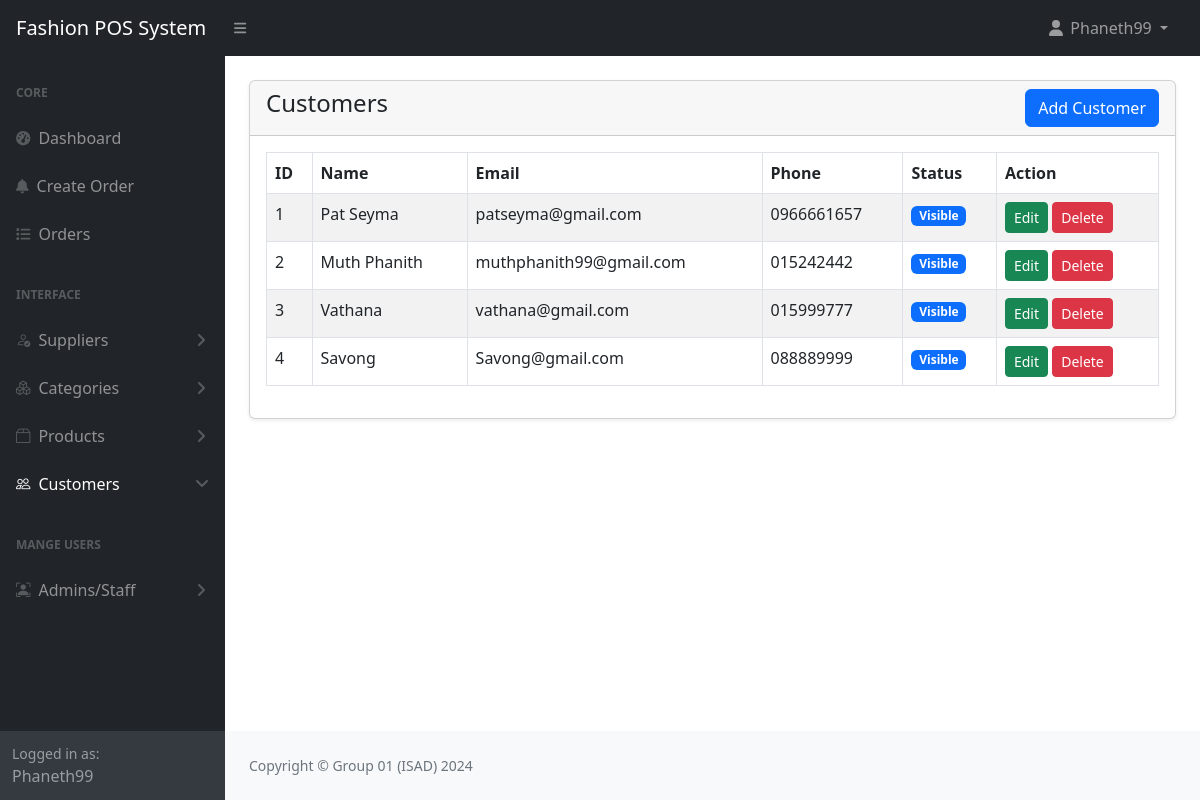
The page /admin/customers.php (signed in) on the database its author committed.
### tables this page shows
CREATE TABLE `customers` (
  `id` int(11) NOT NULL,
  `name` varchar(40) NOT NULL,
  `email` varchar(40) DEFAULT NULL,
  `phone` varchar(40) DEFAULT NULL,
  `status` tinyint(1) NOT NULL DEFAULT 0 COMMENT '0=visible,1=hidden',
  `created_at` date NOT NULL DEFAULT current_timestamp()
);

### config/function.php (called while the page is built, shortened)
<?php
require 'dbcon.php';
function validate($inputData)
{
    global $conn;
    $validateData =  mysqli_real_escape_string($conn, $inputData);
    return trim($validateData);
}
function getAll($tableName, $status = NULL)
{
    global $conn;
    $table = validate($tableName);
    $status = validate($status);
    if ($status == 'status') {
        $query = "SELECT * FROM $table where status='0'";
    } else {
        $query = "SELECT * FROM $table";
    }
    return mysqli_query($conn, $query);
}
?>

### admin/customers.php (the view, shortened to what this page needs)
<?php include('includes/header.php'); ?>
<div class="container-fluid px-4">
    <div class="card mt-4 shadow-sm">
        <div class="card-header">
            <h4 class="mb-0">Customers
                <a href="customers-create.php" class="btn btn-primary float-end">Add Customer</a>
            </h4>
        </div>
        <div class="card-body">
            <?php
            $customer = getAll('customers');
            if (mysqli_num_rows($customer) > 0) {
            ?>
                <div class="table-responsive">
                    <table class="table table-striped table-bordered">
                        <thead>
                            <tr>
                                <th>ID</th>
                                <th>Name</th>
                                <th>Email</th>
                                <th>Phone</th>
                                <th>Status</th>
                                <th>Action</th>
                            </tr>
                        </thead>
                        <tbody>
                            <?php foreach ($customer as $item) : ?>
                                <tr>
                                    <td><?= $item['id'] ?></td>
                                    <td><?= $item['name'] ?></td>
                                    <td><?= $item['email'] ?></td>
                                    <td><?= $item['phone'] ?></td>
                                    <td>
                                        <?php
                                            if($item['status'] == 0){
                                                echo'<span class="badge bg-danger">Hidden</span>';
                                            }else{
                                                echo'<span class="badge bg-primary">Visible</span>';
                                            }
                                        ?>
                                    </td>
                                    <td>
                                        <a href="customers-edit.php?id=<?= $item['id'] ?>" ; class="btn btn-success btn-sm">Edit</a>
                                        <a href="customers-delete.php?id=<?= $item['id'] ?>" ; class="btn btn-danger btn-sm" onclick="return confirm('Are you sure want to delete this image?')">
                                        Delete
                                    </td>
                                </tr>
                            <?php endforeach; ?>
                        </tbody>
                    </table>
                </div>
            <?php
            } else {
            ?>
                <div class="alert alert-warning" role="alert">
                    No Record found!
                </div>
            <?php
            }
            ?>
        </div>
    </div>
</div>
<?php include('includes/footer.php'); ?>

### rows shown on the page
customers: id "1", name "Pat Seyma", email "patseyma@gmail.com", phone "0966661657", status "Visible"
customers: id "2", name "Muth Phanith", email "muthphanith99@gmail.com", phone "015242442", status "Visible"
customers: id "3", name "Vathana", email "vathana@gmail.com", phone "015999777", status "Visible"
customers: id "4", name "Savong", email "Savong@gmail.com", phone "088889999", status "Visible"

### other values the page prints
$_SESSION['loggedInUser']['name'] "Phaneth99"
